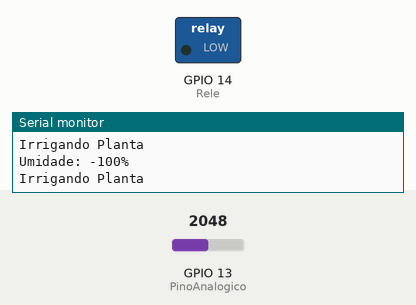
Bench run of a sketch on a simulated ESP32. Shown: switched loads named in the sketch (green lamp = pin HIGH), the last lines printed to the serial monitor. Inputs (shaded band) come from the test bench; at power-on: GPIO 13 (PinoAnalogico) = 2048.

Above: at 1.2 s.
1.3 s: GPIO 13 (PinoAnalogico) set to 259
4.3 s: GPIO 13 (PinoAnalogico) set to 213
At 4.6 s:
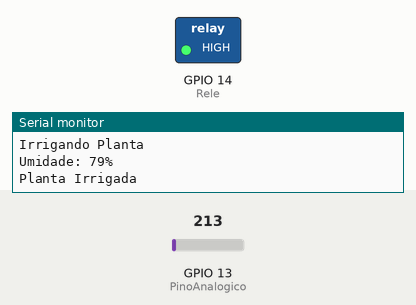
5.8 s: GPIO 13 (PinoAnalogico) set to 1228
At 7.3 s:
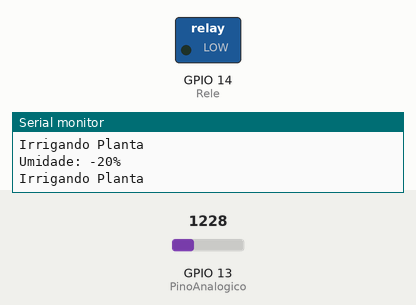
7.8 s: GPIO 13 (PinoAnalogico) set to 36
At 8.9 s:
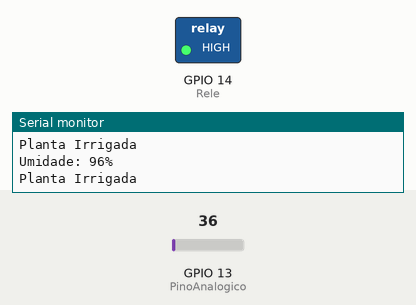
Timing chart, 0 to 10.3 s (numbered marks = the images above; inputs shaded):
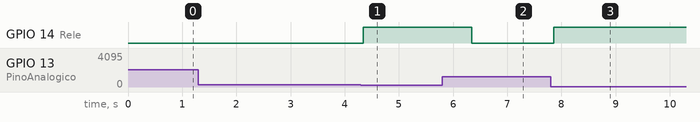

The sketch:

Irrigacao_ESP32_at.ino
```cpp
int PinoAnalogico = 13; // Define o pino 13 como Pino Analógico do sensor
int PinoDigital = 12; // Define pino D14 como Pino Digital do Sensor

int Rele = 14; // Pino Digital D1 como Relé

int EstadoSensor = 0;
int UltimoEstSensor = 0;

int  ValAnalogIn; // Valor analógico no código

void setup() {

Serial.begin(9600);
pinMode(Rele, OUTPUT); // Declara o Rele como Saída Digital

pinMode(PinoDigital, INPUT);
}
void loop() {


ValAnalogIn = analogRead(PinoAnalogico);
int Porcento = map(ValAnalogIn, 1023, 0, 0, 100); // Traforma o valor analógico em porcentagem

Serial.print("Umidade: "); // Imprime o símbolo no valor
Serial.print(Porcento); // Imprime o valor em Porcentagem no monitor Serial
Serial.println("%");

if (Porcento <= 76) { // Se a porcentagem for menor ou igual à 76%. OBS: Você pode alterar essa porcentagem

Serial.println("Irrigando Planta"); // Imprime no monitor serial
digitalWrite(Rele, LOW); // Aciona Relé

}else { // Caso contrario

Serial.println("Planta Irrigada"); // Imprime a no monitor serial
digitalWrite(Rele, HIGH); // Desliga Relé

delay (1000);
}
}
```

Measured:
- the behaviour switches between 236 and 235 on GPIO 13 (PinoAnalogico) (found by bisection; images 0 and 1)
- after the input at 4.3 s, GPIO 14 (Rele): LOW → HIGH at once
- after the input at 5.8 s, GPIO 14 (Rele): HIGH → LOW after 0.54 s
- after the input at 7.8 s, GPIO 14 (Rele): LOW → HIGH after 0.06 s
